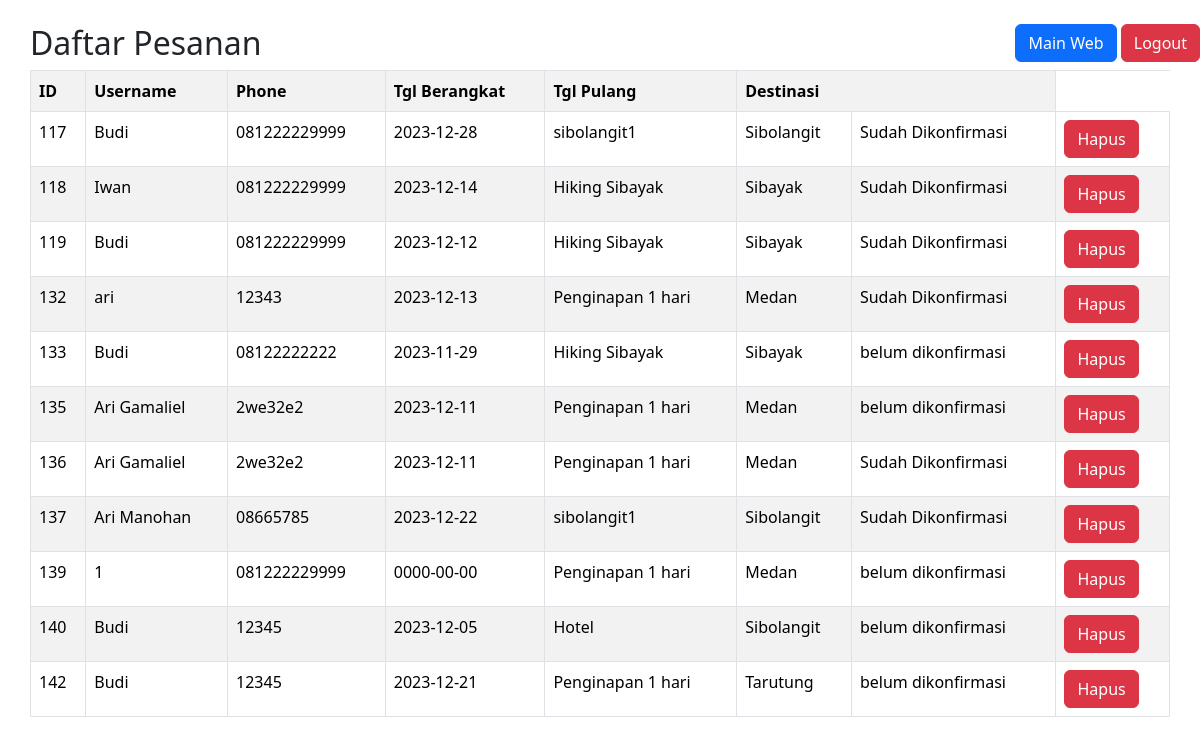
Screenshot of /tubes_Kelompok6C/login/manage/pesanan.php (signed in) with the database file from the repository.
### tables this page shows
CREATE TABLE `pesanan` (
  `id` int(11) NOT NULL AUTO_INCREMENT,
  `username` varchar(20) NOT NULL,
  `nama` varchar(100) NOT NULL,
  `phone` varchar(20) NOT NULL,
  `tglpergi` date NOT NULL,
  `paket` varchar(50) NOT NULL,
  `destinasi` varchar(30) NOT NULL,
  `total_harga` varchar(20) NOT NULL,
  `status` varchar(20) NOT NULL DEFAULT 'belum dikonfirmasi',
  PRIMARY KEY (`id`)
);

### tubes_Kelompok6C/login/manage/pesanan.php (the view, shortened to what this page needs)
<!DOCTYPE html>
<html lang="en">
<head>
    <link rel="stylesheet" href="../css/bootstrap.css">
    <?php
    require "../koneksi.php";
    ?>
</head>
<body>
    <div class="header mb-4">
        <div class="float-end">
        <a href="../../contoh/index.php"><button class="btn btn-primary">Main Web</button></a>
        <a href="../logout.php"><button class="btn btn-danger">Logout</button></a>
        </div>
    </div>
    <div class="mx-auto" style="width: 95%">
    <h2 class=>Daftar Pesanan</h2>
        <?php
        $query = "SELECT * FROM pesanan";
        $hasil=mysqli_query($koneksi,$query);
        echo "<table class='table table-bordered table-striped'>";
        echo "<tr><th>ID</th><th>Username</th><th>Phone</th><th>Tgl Berangkat</th><th>Tgl Pulang</th><th colspan='2'>Destinasi</th></tr>";
        foreach($hasil as $data){
            echo"<tr>";
            echo"<td>$data[id]</td>";
            echo"<td>$data[nama]</td>";
            echo"<td>$data[phone]</td>";
            echo"<td>$data[tglpergi]</td>";
            echo"<td>$data[paket]</td>";
            echo"<td>$data[destinasi]</td>";
            echo"<td>$data[status]</td>";
            echo"<td>";
            echo"<form method='POST' onsubmit=\"return confirm('Apakah anda yakin ingin menghapus?')\">";
            echo"<button type='submit' name='btnhapus' class='btn btn-danger'>Hapus</button>";
            echo"</form>";
            echo"</td>";
        }
        echo"</table>";
        ?>
    </div>
</body>
</html>

### rows the page displays
pesanan: id "117", nama "Budi", phone "081222229999", tglpergi "2023-12-28", paket "sibolangit1", destinasi "Sibolangit", status "Sudah Dikonfirmasi"
pesanan: id "118", nama "Iwan", phone "081222229999", tglpergi "2023-12-14", paket "Hiking Sibayak", destinasi "Sibayak", status "Sudah Dikonfirmasi"
pesanan: id "119", nama "Budi", phone "081222229999", tglpergi "2023-12-12", paket "Hiking Sibayak", destinasi "Sibayak", status "Sudah Dikonfirmasi"
pesanan: id "132", nama "ari", phone "12343", tglpergi "2023-12-13", paket "Penginapan 1 hari", destinasi "Medan", status "Sudah Dikonfirmasi"
pesanan: id "133", nama "Budi", phone "08122222222", tglpergi "2023-11-29", paket "Hiking Sibayak", destinasi "Sibayak", status "belum dikonfirmasi"
pesanan: id "135", nama "Ari Gamaliel", phone "2we32e2", tglpergi "2023-12-11", paket "Penginapan 1 hari", destinasi "Medan", status "belum dikonfirmasi"
pesanan: id "136", nama "Ari Gamaliel", phone "2we32e2", tglpergi "2023-12-11", paket "Penginapan 1 hari", destinasi "Medan", status "Sudah Dikonfirmasi"
pesanan: id "137", nama "Ari Manohan", phone "08665785", tglpergi "2023-12-22", paket "sibolangit1", destinasi "Sibolangit", status "Sudah Dikonfirmasi"
pesanan: id "139", nama "1", phone "081222229999", tglpergi "0000-00-00", paket "Penginapan 1 hari", destinasi "Medan", status "belum dikonfirmasi"
pesanan: id "140", nama "Budi", phone "12345", tglpergi "2023-12-05", paket "Hotel", destinasi "Sibolangit", status "belum dikonfirmasi"
pesanan: id "142", nama "Budi", phone "12345", tglpergi "2023-12-21", paket "Penginapan 1 hari", destinasi "Tarutung", status "belum dikonfirmasi"
